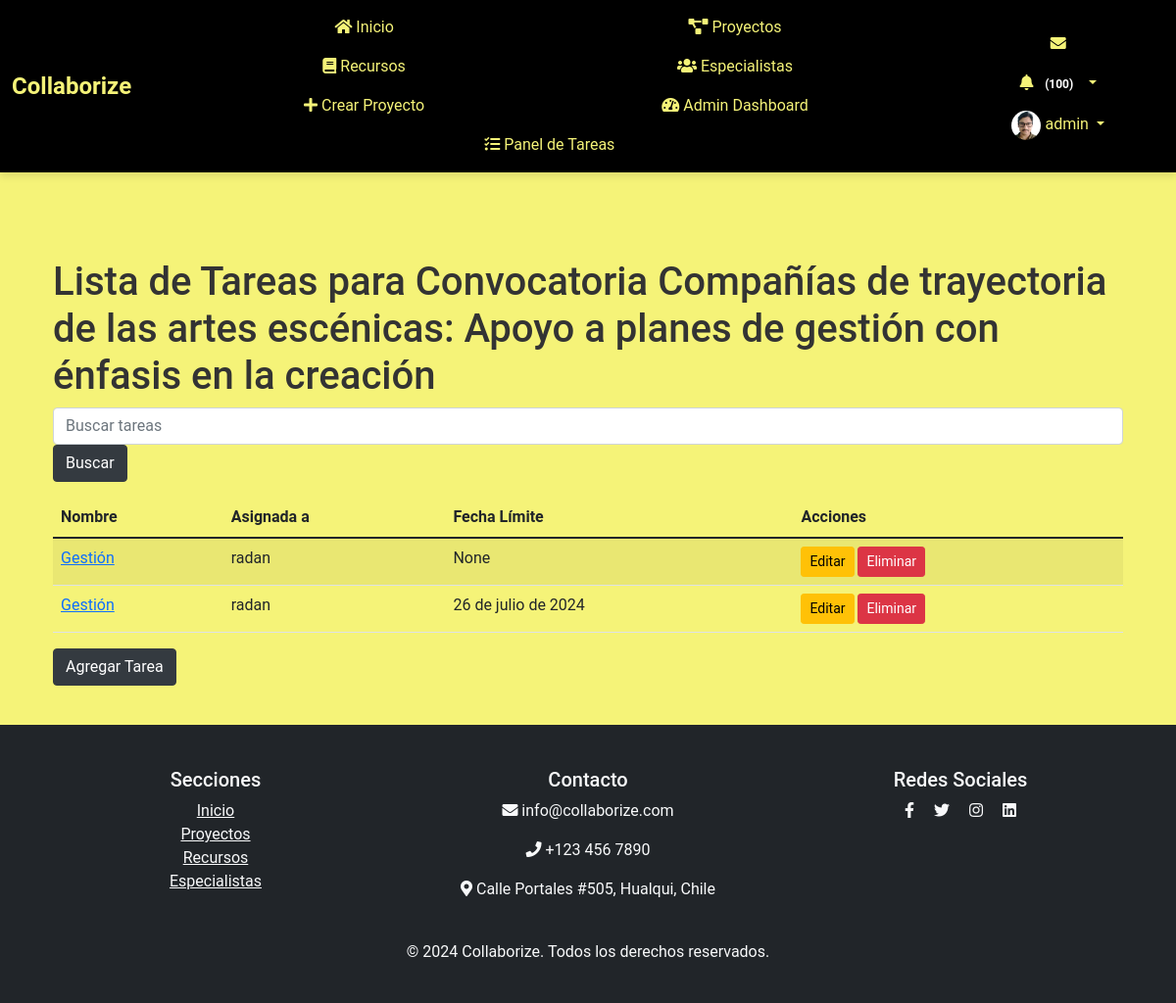
/tareas/listar/3/ (signed in), run on the app's committed database.
### myapp/models.py (models this page shows, shortened)
class Perfil(models.Model):
    user = models.OneToOneField(User, on_delete=models.CASCADE)
    nombre = models.CharField(max_length=30, blank=True, null=True)
    apellido = models.CharField(max_length=30, blank=True, null=True)
    telefono = models.CharField(max_length=15, blank=True, null=True)
    fecha_nacimiento = models.DateField(null=True, blank=True)
    avatar = models.ImageField(upload_to='avatars/', null=True, blank=True)
    website = models.URLField(max_length=200, blank=True, null=True)
    twitter = models.URLField(max_length=200, blank=True, null=True)
    facebook = models.URLField(max_length=200, blank=True, null=True)
    linkedin = models.URLField(max_length=200, blank=True, null=True)
    habilidad_1 = models.CharField(max_length=100, blank=True, null=True)
    habilidad_2 = models.CharField(max_length=100, blank=True, null=True)
    habilidad_3 = models.CharField(max_length=100, blank=True, null=True)
    experiencia = models.TextField(blank=True, null=True)
    especialidad = models.CharField(max_length=200, blank=True, null=True)
    ubicacion = models.CharField(max_length=200, blank=True, null=True)
    disponibilidad = models.BooleanField(blank=True, null=True)

class Proyecto(models.Model):
    nombre = models.CharField(max_length=200)
    descripcion = models.TextField()
    fecha_inicio = models.DateField()
    fecha_fin = models.DateField()
    ciudad = models.CharField(max_length=100, blank=True, null=True)
    imagen = models.ImageField(upload_to='proyectos/', blank=True, null=True)
    categoria = models.CharField(max_length=100, choices=[
        ('tecnologia', 'Tecnología'),
        ('educacion', 'Educación'),
        ('salud', 'Salud'),
        ('finanzas', 'Finanzas'),
        ('energia', 'Energía'),
        ('animales', 'Animales'),
    ], default='tecnologia')
    creador = models.ForeignKey(User, on_delete=models.CASCADE, related_name='proyectos_creados')
    colaboradores = models.ManyToManyField(User, related_name='proyectos_colaborados')

class Tarea(models.Model):
    proyecto = models.ForeignKey(Proyecto, related_name='tareas', on_delete=models.CASCADE)
    nombre = models.CharField(max_length=200)
    descripcion = models.TextField(blank=True, null=True)
    completada = models.BooleanField(default=False)
    fecha_limite = models.DateField(blank=True, null=True)
    asignada_a = models.ForeignKey(User, related_name='tareas_asignadas', on_delete=models.SET_NULL, blank=True, null=True)

### myapp/views.py (the view)
# urls.py: path('tareas/listar/<int:proyecto_id>/', views.listar_tareas, name='listar_tareas'),
@login_required
def listar_tareas(request, proyecto_id):
    proyecto = get_object_or_404(Proyecto, id=proyecto_id)
    tareas = Tarea.objects.filter(proyecto=proyecto)
    query = request.GET.get('q')
    if query:
        tareas = tareas.filter(nombre__icontains=query)
    return render(request, 'myapp/listar_tareas.html', {'proyecto': proyecto, 'tareas': tareas})

### myapp/templates/myapp/listar_tareas.html (shortened to what this page needs)
{% extends 'myapp/base.html' %}
{% block content %}
<div class="container mt-5">
    <h1>Lista de Tareas para {{ proyecto.nombre }}</h1>
    <form method="get" class="form-inline mb-3">
        <input type="text" name="q" class="form-control mr-2" placeholder="Buscar tareas">
        <button type="submit" class="btn btn-primary">Buscar</button>
    </form>
    <table class="table table-striped">
        <thead>
            <tr>
                <th>Nombre</th>
                <th>Asignada a</th>
                <th>Fecha Límite</th>
                <th>Acciones</th>
            </tr>
        </thead>
        <tbody>
            {% for tarea in tareas %}
            <tr>
                <td><a href="{% url 'detalle_tarea' tarea.id %}">{{ tarea.nombre }}</a></td>
                <td>{{ tarea.asignada_a.username }}</td>
                <td>{{ tarea.fecha_limite }}</td>
                <td>
                    <a href="{% url 'editar_tarea' tarea.id %}" class="btn btn-sm btn-warning">Editar</a>
                    <button type="button" class="btn btn-sm btn-danger" data-toggle="modal" data-target="#confirmDeleteModal" data-tarea-id="{{ tarea.id }}">Eliminar</button>
                </td>
            </tr>
            {% endfor %}
        </tbody>
    </table>
    <a href="{% url 'agregar_tarea' proyecto.id %}" class="btn btn-primary">Agregar Tarea</a>
</div>
{% endblock %}

### myapp/templates/myapp/base.html (shortened to what this page needs)
<!DOCTYPE html>
<html lang="es">
<head>
    {% load static %}
    <link rel="stylesheet" href="https://cdn.jsdelivr.net/npm/bootstrap@5.1.3/dist/css/bootstrap.min.css">
    <link rel="stylesheet" href="https://cdnjs.cloudflare.com/ajax/libs/font-awesome/5.15.4/css/all.min.css">
    <link rel="stylesheet" href="https://cdn.jsdelivr.net/npm/@icon/entypo@1.0.3/entypo.css">
    <link rel="stylesheet" href="https://cdnjs.cloudflare.com/ajax/libs/bootstrap-datepicker/1.9.0/css/bootstrap-datepicker.min.css">
    <link rel="stylesheet" href="{% static 'css/style.css' %}">
    <link rel="stylesheet" href="{% static 'css/ver_perfil.css' %}">
    <link rel="stylesheet" href="{% static 'css/register.css' %}">
</head>
<body>
    {% if user.is_authenticated %}
    <header>
        <nav class="navbar navbar-expand-lg fixed-top custom-navbar">
            <div class="container-fluid d-flex justify-content-between align-items-center">
                <a class="navbar-brand" href="{% url 'index' %}">
                    <span style="font-weight: bold; color: #f5f378; font-size: 1.5rem;">Collaborize</span>
                </a>
                <div class="collapse navbar-collapse justify-content-between" id="navbarNav">
                    <ul class="navbar-nav mx-auto">
                        <li class="nav-item"><a class="nav-link" href="{% url 'index' %}"><i class="fas fa-home"></i> Inicio</a></li>
                        <li class="nav-item"><a class="nav-link" href="{% url 'proyecto_lista' %}"><i class="fas fa-project-diagram"></i> Proyectos</a></li>
                        <li class="nav-item"><a class="nav-link" href="{% url 'listar_recursos' %}"><i class="fas fa-book"></i> Recursos</a></li>
                        <li class="nav-item"><a class="nav-link" href="{% url 'listar_especialistas' %}"><i class="fas fa-users"></i> Especialistas</a></li>
                        {% if user.is_staff %}
                        <li class="nav-item"><a class="nav-link" href="{% url 'crear_proyecto' %}"><i class="fas fa-plus"></i> Crear Proyecto</a></li>
                        <li class="nav-item"><a class="nav-link" href="{% url 'admin_dashboard' %}"><i class="fas fa-tachometer-alt"></i> Admin Dashboard</a></li>
                        <li class="nav-item"><a class="nav-link" href="{% url 'admin_panel_tareas' %}"><i class="fas fa-tasks"></i> Panel de Tareas</a></li>
                        {% endif %}
                    </ul>
                    <ul class="navbar-nav ms-auto">
                        <li class="nav-item">
                            <a class="nav-link" href="{% url 'listar_mensajes' %}"><i class="fas fa-envelope"></i>
                            </a>
                        </li>
                        <li class="nav-item dropdown">
                            <a class="nav-link dropdown-toggle" href="#" id="notificacionesDropdown" role="button" data-bs-toggle="dropdown" aria-haspopup="true" aria-expanded="false">
                                <i class="fas fa-bell"></i>
                                <span id="notificaciones-count" class="badge badge-danger"></span>
                            </a>
                        </li>
                        <li class="nav-item dropdown">
                            <a class="nav-link dropdown-toggle" href="#" id="perfilDropdown" role="button" data-bs-toggle="dropdown" aria-haspopup="true" aria-expanded="false">
                                <img src="{% if user.perfil.avatar %}{{ user.perfil.avatar.url }}{% else %}{% static 'images/default_avatar.png' %}{% endif %}" alt="Foto de perfil" class="rounded-circle" width="30" height="30">
                                {{ user.username }}
                            </a>
                        </li>
                    </ul>
                </div>
            </div>
        </nav>
    </header>
    {% endif %}
    <main class="container">
        {% block content %}{% endblock %}
    </main>
    {% block footer %}
    <footer class="bg-dark text-light py-4">
        <div class="container">
            <div class="row">
                <div class="col-md-4">
                    <h5>Secciones</h5>
                    <ul class="list-unstyled">
                        <li><a href="{% url 'index' %}" class="text-light">Inicio</a></li>
                        <li><a href="{% url 'proyecto_lista' %}" class="text-light">Proyectos</a></li>
                        <li><a href="{% url 'listar_recursos' %}" class="text-light">Recursos</a></li>
                        <li><a href="{% url 'listar_especialistas' %}" class="text-light">Especialistas</a></li>
                    </ul>
                </div>
                <div class="col-md-4">
                    <h5>Contacto</h5>
                    <p><i class="fas fa-envelope"></i> info@collaborize.com</p>
                    <p><i class="fas fa-phone"></i> +123 456 7890</p>
                    <p><i class="fas fa-map-marker-alt"></i> Calle Portales #505, Hualqui, Chile</p>
                </div>
                <div class="col-md-4">
                    <h5>Redes Sociales</h5>
                    <a href="#" class="text-light me-3"><i class="fab fa-facebook-f"></i></a>
                    <a href="#" class="text-light me-3"><i class="fab fa-twitter"></i></a>
                    <a href="#" class="text-light me-3"><i class="fab fa-instagram"></i></a>
                    <a href="#" class="text-light"><i class="fab fa-linkedin"></i></a>
                </div>
            </div>
            <div class="text-center mt-4">
                <p>&copy; 2024 Collaborize. Todos los derechos reservados.</p>
            </div>
        </div>
    </footer>
    {% endblock %}
</body>
</html>

### myapp/static/css/style.css (style rules this page uses)
body { padding-top: 0.1px; background-color: #f5f378; font-family: 'Roboto', sans-serif; color: #333; }
.navbar.custom-navbar { background-color: #343a40; z-index: 1000; position: fixed; top: 0; width: 100%; box-shadow: 0 4px 8px rgba(0, 0, 0, 0.1); }
.navbar.custom-navbar .navbar-nav .nav-link { color: #f5f378; transition: color 0.3s; }
.navbar.custom-navbar .navbar-brand { color: #f5f378; font-weight: bold; font-size: 1.5rem; transition: color 0.3s; }
.navbar .nav-item { margin-left: 1rem; }
@media (max-width: 1200px) { .navbar.custom-navbar .navbar-nav { flex-wrap: wrap; justify-content: center; } }
@media (max-width: 1200px) { .navbar.custom-navbar .navbar-nav .nav-item { flex: 0 0 45%; text-align: center; } }
.container { margin-top: 20px; }
.btn-primary { background-color: #343a40; border-color: #343a40; transition: background-color 0.3s, border-color 0.3s; }
footer { background-color: #343a40; color: #f5f378; padding: 20px 0; text-align: center; margin-top: 40px; }

### myapp/static/css/register.css (style rules this page uses)
body { background-color: #dcc4fa; }

### myapp/templates/myapp/base.html (style rules this page uses)
body { background-color: #f5f378; }
.navbar.custom-navbar { background-color: #000000; z-index: 1000; }
.navbar.custom-navbar .navbar-nav .nav-link { color: #f5f378; }
.navbar.custom-navbar .navbar-brand { color: #f5f378; }
.navbar .nav-item { margin-left: 1rem; }
@media (max-width: 1200px) { .navbar.custom-navbar .navbar-nav { flex-wrap: wrap; justify-content: center; } }
@media (max-width: 1200px) { .navbar.custom-navbar .navbar-nav .nav-item { flex: 0 0 45%; text-align: center; } }

### data on the page
Proyecto: nombre "Convocatoria Compañías de trayectoria de las artes escénicas: Apoyo a planes de gestión con énfasis en la creación"
Tarea: nombre "Gestión", asignada_a.username "radan", fecha_limite "None"
Tarea: nombre "Gestión", asignada_a.username "radan", fecha_limite "26 de julio de 2024"

### other printed values
{{ user.username }} "admin"
